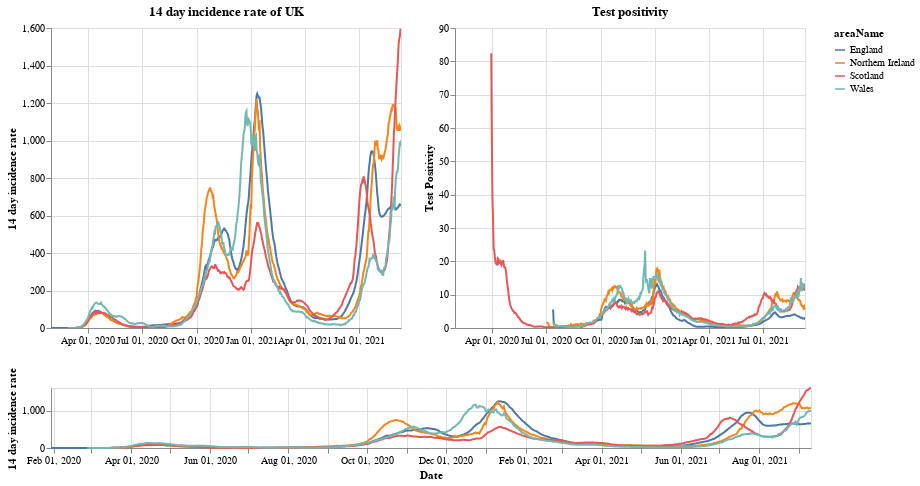

Source (notebook cell):
### Markdown cell above
# Plots

First a plot with each country in the UK. The top right shows the positivity rate for (which is the percentage of registered tests which were positive) while the top left is the 14 day incidence rate. The bottom chart can be used to select the timeframe (does not work on a mobile device).

### Code cell
#collapse
brush = alt.selection(type='interval', name='DateBrush',encodings=['x'],fields=['Time'])
leg_selection = alt.selection_multi(fields=['areaName'], bind='legend')

base = alt.Chart(uk_cases).mark_line().encode(
    x=alt.X("yearmonthdate(date):T", axis=alt.Axis(title='Date')),
    y=alt.Y("twoWeeklyCasesRate:Q", axis=alt.Axis(title='14 day incidence rate')),
    tooltip=['areaName', 'date','twoWeeklyCasesRate', 'testPositivity'],
    color='areaName',
    opacity=alt.condition(leg_selection, alt.value(2), alt.value(0.1))
).add_selection(leg_selection).properties(width=350)

upper = base.encode(alt.X('yearmonthdate(date):T', axis=alt.Axis(title=''),
                         scale=alt.Scale(domain=brush))
                   ).properties(title=f'14 day incidence rate of UK')
upper_right = upper.encode(alt.Y('testPositivity:Q', axis=alt.Axis(title='Test Positivity'))).properties(title='Test positivity')
lower = base.properties(height=60, width = 760).add_selection(brush)

(upper | upper_right) & lower

### Figure 1 — Vega-Lite specification as saved in the notebook (floating-point values rounded to 4 significant figures; data arrays with more than 128 entries replaced by an {"elided": "..."} marker saying what was removed)
{"config": {"view": {"continuousWidth": 400, "continuousHeight": 300}}, "vconcat": [{"hconcat": [{"mark": "line", "encoding": {"color": {"type": "nominal", "field": "areaName"}, "opacity": {"condition": {"value": 2, "selection": "selector001"}, "value": 0.1}, "tooltip": [{"type": "nominal", "field": "areaName"}, {"type": "temporal", "field": "date"}, {"type": "quantitative", "field": "twoWeeklyCasesRate"}, {"type": "quantitative", "field": "testPositivity"}], "x": {"type": "temporal", "axis": {"title": ""}, "field": "date", "scale": {"domain": {"selection": "DateBrush"}}, "timeUnit": "yearmonthdate"}, "y": {"type": "quantitative", "axis": {"title": "14 day incidence rate"}, "field": "twoWeeklyCasesRate"}}, "selection": {"selector001": {"type": "multi", "fields": ["areaName"], "bind": "legend"}}, "title": "14 day incidence rate of UK", "width": 350}, {"mark": "line", "encoding": {"color": {"type": "nominal", "field": "areaName"}, "opacity": {"condition": {"value": 2, "selection": "selector001"}, "value": 0.1}, "tooltip": [{"type": "nominal", "field": "areaName"}, {"type": "temporal", "field": "date"}, {"type": "quantitative", "field": "twoWeeklyCasesRate"}, {"type": "quantitative", "field": "testPositivity"}], "x": {"type": "temporal", "axis": {"title": ""}, "field": "date", "scale": {"domain": {"selection": "DateBrush"}}, "timeUnit": "yearmonthdate"}, "y": {"type": "quantitative", "axis": {"title": "Test Positivity"}, "field": "testPositivity"}}, "selection": {"selector001": {"type": "multi", "fields": ["areaName"], "bind": "legend"}}, "title": "Test positivity", "width": 350}]}, {"mark": "line", "encoding": {"color": {"type": "nominal", "field": "areaName"}, "opacity": {"condition": {"value": 2, "selection": "selector001"}, "value": 0.1}, "tooltip": [{"type": "nominal", "field": "areaName"}, {"type": "temporal", "field": "date"}, {"type": "quantitative", "field": "twoWeeklyCasesRate"}, {"type": "quantitative", "field": "testPositivity"}], "x": {"type": "temporal", "axis": {"title": "Date"}, "field": "date", "timeUnit": "yearmonthdate"}, "y": {"type": "quantitative", "axis": {"title": "14 day incidence rate"}, "field": "twoWeeklyCasesRate"}}, "height": 60, "selection": {"selector001": {"type": "multi", "fields": ["areaName"], "bind": "legend"}, "DateBrush": {"type": "interval", "encodings": ["x"], "fields": ["Time"]}}, "width": 760}], "data": {"name": "data-8915b63ac2ff218a9e4f9461f90097be"}, "$schema": "https://vega.github.io/schema/vega-lite/v4.8.1.json", "datasets": {"data-8915b63ac2ff218a9e4f9461f90097be": {"elided": "2268 records"}}}
